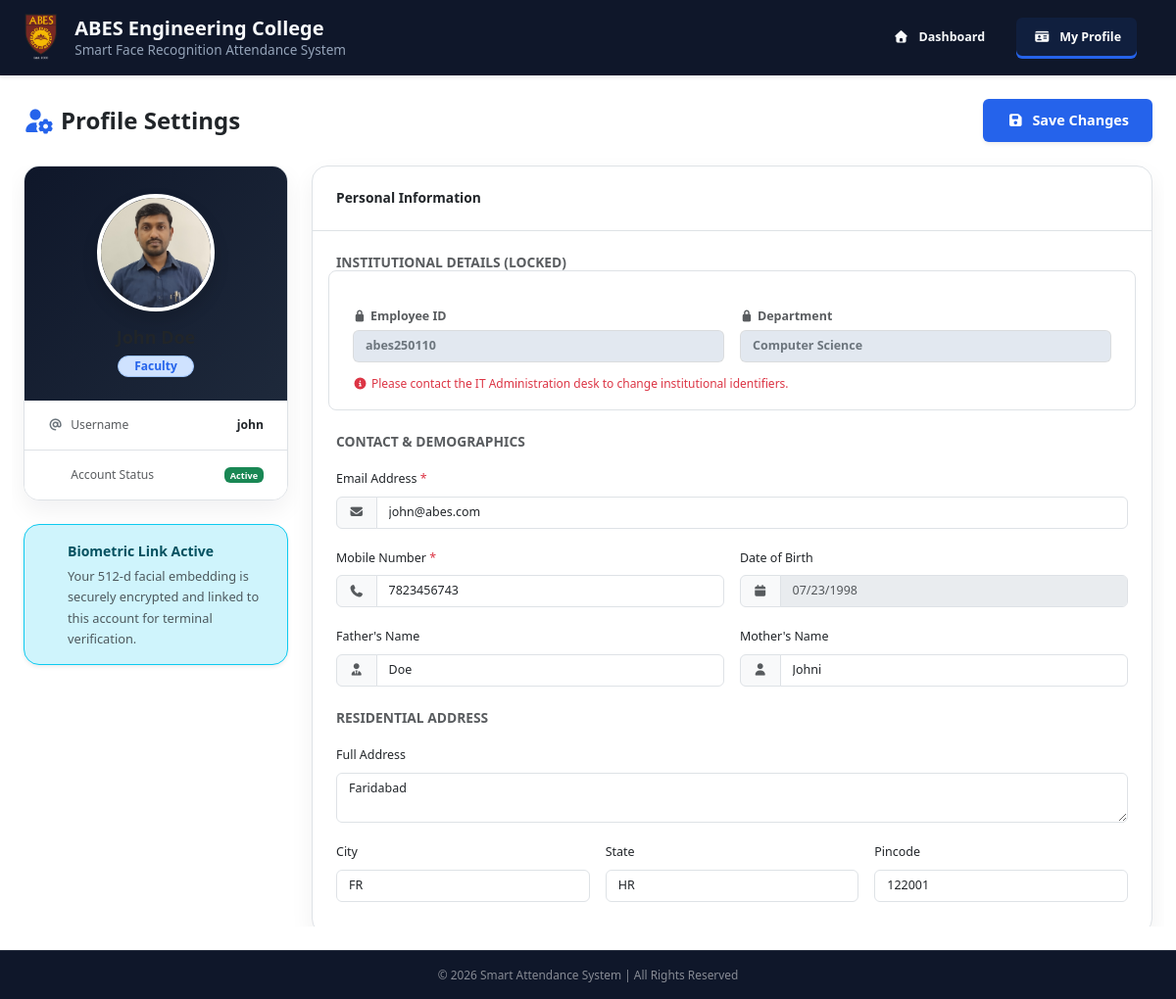
Screenshot of /profile (signed in) with the database file from the repository.
### models.py (models this page shows, shortened)
class User(UserMixin, db.Model):
    __tablename__ = 'users'
    id = db.Column(db.Integer, primary_key=True)
    username = db.Column(db.String(50), unique=True, nullable=False)
    email = db.Column(db.String(120), unique=True, nullable=False)
    password_hash = db.Column(db.String(255), nullable=False)
    role = db.Column(db.String(20), nullable=False)
    is_active = db.Column(db.Boolean, default=True)
    created_at = db.Column(db.DateTime, default=datetime.utcnow)
    password_updated_at = db.Column(db.DateTime, default=datetime.utcnow)
    student_profile = db.relationship(
        'Student', backref='user_account', uselist=False, cascade="all, delete-orphan")
    faculty_profile = db.relationship(
        'FacultyStaff', backref='user_account', uselist=False, cascade="all, delete-orphan")
    attendance_records = db.relationship(
        'AttendanceRecord', foreign_keys='AttendanceRecord.user_id', backref='student_user', lazy=True)
    operator_logs = db.relationship(
        'AttendanceRecord', foreign_keys='AttendanceRecord.marked_by_operator_id', backref='operator_user', lazy=True)

class FacultyStaff(db.Model):
    __tablename__ = 'faculty_staff'
    staff_id = db.Column(db.Integer, db.ForeignKey('users.id'), primary_key=True)
    employee_id = db.Column(db.String(50), unique=True, nullable=False)
    full_name = db.Column(db.String(100), nullable=False)
    gender = db.Column(db.String(15), nullable=False)
    dob = db.Column(db.Date, nullable=False)
    department_id = db.Column(db.Integer, db.ForeignKey('departments.id'), nullable=False)
    designation = db.Column(db.String(100), nullable=False)
    mobile_no = db.Column(db.String(15), nullable=False)
    father_name = db.Column(db.String(100), nullable=False)
    mother_name = db.Column(db.String(100), nullable=False)
    city = db.Column(db.String(50), nullable=False)
    state = db.Column(db.String(50), nullable=False)
    pin_code = db.Column(db.String(10), nullable=False)
    address = db.Column(db.Text, nullable=False)
    qualification = db.Column(db.String(100), nullable=False)
    photo_path = db.Column(db.String(255), nullable=True)
    encoding_path = db.Column(db.String(255), nullable=True)

class Department(db.Model):
    __tablename__ = 'departments'
    id = db.Column(db.Integer, primary_key=True)
    name = db.Column(db.String(100), unique=True, nullable=False)
    courses = db.relationship('Course', backref='department', lazy=True, cascade="all, delete-orphan")
    faculty_members = db.relationship('FacultyStaff', backref='department_info', lazy=True)

### routes/main.py (the view, shortened to what this page needs)
@main_bp.route('/profile', methods=['GET', 'POST'])
@login_required
def profile():
    if current_user.role == 'student':
        user_profile = current_user.student_profile
    else:
        user_profile = current_user.faculty_profile
    return render_template('profile.html', user=current_user)

### templates/profile.html (shortened to what this page needs)
{% extends "base.html" %}
{% block body_class %}profile-page-shell{% endblock %}
{% block header_actions %}
<a href="{{ url_for('main.attendance') }}" class="btn fw-semibold btn-header border-0 justify-content-start px-3">
    <i class="fa-solid fa-house me-2" style="width: 20px; text-align: center"></i>Dashboard
</a>
<a href="#" class="btn fw-semibold btn-header border-0 justify-content-start px-3 active">
    <i class="fa-solid fa-id-card me-2" style="width: 20px; text-align: center"></i>My Profile
</a>
{% endblock %}
{% block content %}
<div class="container-fluid py-4 px-md-4 d-flex flex-column flex-grow-1 overflow-hidden">
    <div class="d-flex justify-content-between align-items-center mb-4 flex-shrink-0">
        <h2 class="h4 profile-page-title fw-bold mb-0">
            <i class="fa-solid fa-user-gear text-primary me-2"></i>Profile Settings
        </h2>
        <button type="submit" form="profileForm" class="btn btn-primary profile-save-btn fw-semibold shadow-sm">
            <i class="fa-solid fa-floppy-disk me-2"></i>Save Changes
        </button>
    </div>
    {% set profile = current_user.student_profile if current_user.role == 'student' else current_user.faculty_profile %}
    {% set raw_path = profile.photo_path if profile else None %}
    {% set user_photo = raw_path.replace('\\', '/').split('/')[-1] if raw_path else None %}
    <div class="row g-4 flex-grow-1 overflow-hidden">
        <div class="col-lg-4 col-xl-3 h-100 overflow-y-auto pb-3">
            <div class="card profile-side-panel shadow-sm rounded-4 overflow-hidden mb-4">
                <div class="pt-5 pb-4 px-3 text-center position-relative"
                    style="background: linear-gradient(135deg, #0f172a 0%, #1e293b 100%)">
                    <img src="{{ url_for('static', filename='uploads/faces/' + user_photo) if user_photo else 'https://ui-avatars.com/api/?name=' + current_user.username|urlencode + '&background=2563eb&color=fff' }}"
                        alt="Profile Photo" class="rounded-circle object-fit-cover border border-4 border-white shadow "
                        style="width: 120px; height: 120px; margin-top: -20px;"
                        onerror="this.onerror=null; this.src='https://ui-avatars.com/api/?name={{ current_user.username|urlencode }}&background=2563eb&color=fff';">
                    <h5 class="fw-bold mt-3 mb-1">{{ profile.full_name | default(current_user.username) |
                        title }}</h5>
                    <span
                        class="badge bg-primary-subtle text-primary border border-primary-subtle px-3 py-1 rounded-pill">{{
                        current_user.role | title }}</span>
                </div>
                <div class="card-body p-0">
                    <ul class="list-group list-group-flush small">
                        <li class="list-group-item px-4 py-3 d-flex justify-content-between align-items-center">
                            <span class="text-muted fw-medium"><i
                                    class="fa-solid fa-at me-2 text-secondary"></i>Username</span>
                            <span class="fw-bold ">{{ current_user.username }}</span>
                        </li>
                        <li class="list-group-item px-4 py-3 d-flex justify-content-between align-items-center">
                            <span class="text-muted fw-medium">Account Status</span>
                            <span class="badge bg-success">Active</span>
                        </li>
                    </ul>
                </div>
            </div>
            <div class="alert alert-info border-info shadow-sm rounded-4 d-flex gap-3 align-items-start p-3 small mb-0">
                <div>
                    <strong class="d-block mb-1 ">Biometric Link Active</strong>
                    <span class="text-muted" style="font-size: 0.8rem;">Your 512-d facial embedding is securely
                        encrypted and linked to this account for terminal verification.</span>
                </div>
            </div>
        </div>
        <div class="col-lg-8 col-xl-9 h-100 pb-3">
            <form id="profileForm" action="{{ url_for('main.profile') }}" method="POST"
                class="card profile-main-panel shadow-sm rounded-4 h-100 d-flex flex-column">
                <div class="card-header border-bottom p-4 flex-shrink-0 rounded-top-4">
                    <h5 class="mb-0 fw-bold">Personal Information</h5>
                </div>
                <div class="card-body p-4 overflow-y-auto flex-grow-1 rounded-bottom-4">
                    <h6 class="text-muted fw-bold mb-3 small text-uppercase spacing-1">Institutional Details (Locked)
                    </h6>
                    <div class="row g-3 mb-4  p-3 rounded-3 border">
                        <div class="col-md-6">
                            <label class="form-label text-muted small fw-bold mb-1">
                                <i class="fa-solid fa-lock me-1" style="font-size: 0.7rem;"></i>{% if current_user.role
                                == 'student' %}Roll Number{% else %}Employee ID{% endif %}
                            </label>
                            <input type="text"
                                class="form-control text-secondary fw-bold border-secondary border-opacity-25"
                                style="background-color: #e2e8f0; cursor: not-allowed;"
                                value="{{ profile.roll_no if current_user.role == 'student' else profile.employee_id }}"
                                disabled readonly>
                        </div>
                        <div class="col-md-6">
                            <label class="form-label text-muted small fw-bold mb-1">
                                <i class="fa-solid fa-lock me-1" style="font-size: 0.7rem;"></i>{% if current_user.role
                                == 'student' %}Branch / Course{% else %}Department{% endif %}
                            </label>
                            <input type="text"
                                class="form-control text-secondary fw-bold border-secondary border-opacity-25"
                                style="background-color: #e2e8f0; cursor: not-allowed;"
                                value="{{ profile.course_info.name if current_user.role == 'student' and profile.course_info else (profile.department_info.name if profile.department_info else '') }}"
                                disabled readonly>
                        </div>
                        <div class="col-12 mt-2">
                            <span class="text-danger" style="font-size: 0.75rem;"><i
                                    class="fa-solid fa-circle-info me-1"></i>Please contact the IT Administration desk
                                to change institutional identifiers.</span>
                        </div>
                    </div>
                    <h6 class="text-muted fw-bold mb-3 small text-uppercase spacing-1">Contact & Demographics</h6>
                    <div class="row g-3 mb-4">
                        <div class="col-md-12">
                            <label for="email" class="form-label small fw-medium ">Email Address <span
                                    class="text-danger">*</span></label>
                            <div class="input-group">
                                <span class="input-group-text  text-muted"><i class="fa-solid fa-envelope"></i></span>
                                <input type="email" class="form-control" id="email" name="email"
                                    value="{{ current_user.email }}" required>
                            </div>
                        </div>
                        <div class="col-md-6">
                            <label for="mobile_no" class="form-label small fw-medium ">Mobile Number <span
                                    class="text-danger">*</span></label>
                            <div class="input-group">
                                <span class="input-group-text  text-muted"><i class="fa-solid fa-phone"></i></span>
                                <input type="tel" class="form-control" id="mobile_no" name="mobile_no"
                                    value="{{ profile.mobile_no }}" required>
                            </div>
                        </div>
                        <div class="col-md-6">
                            <label for="dob" class="form-label small fw-medium ">Date of Birth</label>
                            <div class="input-group">
                                <span class="input-group-text  text-muted"><i class="fa-solid fa-calendar"></i></span>
                                <input type="date" class="form-control  text-muted" id="dob" value="{{ profile.dob }}"
                                    disabled>
                            </div>
                        </div>
                        <div class="col-md-6">
                            <label for="father_name" class="form-label small fw-medium ">Father's Name</label>
                            <div class="input-group">
                                <span class="input-group-text  text-muted"><i class="fa-solid fa-user-tie"></i></span>
                                <input type="text" class="form-control" id="father_name" name="father_name"
                                    value="{{ profile.father_name }}">
                            </div>
                        </div>
                        <div class="col-md-6">
                            <label for="mother_name" class="form-label small fw-medium ">Mother's Name</label>
                            <div class="input-group">
                                <span class="input-group-text  text-muted"><i class="fa-solid fa-user-large"></i></span>
                                <input type="text" class="form-control" id="mother_name" name="mother_name"
                                    value="{{ profile.mother_name }}">
                            </div>
                        </div>
                    </div>
                    <h6 class="text-muted fw-bold mb-3 small text-uppercase spacing-1">Residential Address</h6>
                    <div class="row g-3 mb-2">
                        <div class="col-12">
                            <label for="address" class="form-label small fw-medium ">Full Address</label>
                            <textarea class="form-control" id="address" name="address"
                                rows="2">{{ profile.address }}</textarea>
                        </div>
                        <div class="col-md-4">
                            <label for="city" class="form-label small fw-medium ">City</label>
                            <input type="text" class="form-control" id="city" name="city" value="{{ profile.city }}">
                        </div>
                        <div class="col-md-4">
                            <label for="state" class="form-label small fw-medium ">State</label>
                            <input type="text" class="form-control" id="state" name="state" value="{{ profile.state }}">
                        </div>
                        <div class="col-md-4">
                            <label for="pin_code" class="form-label small fw-medium ">Pincode</label>
                            <input type="text" class="form-control" id="pin_code" name="pin_code"
                                value="{{ profile.pin_code }}">
                        </div>
                    </div>
                </div>
            </form>
        </div>
    </div>
</div>
{% endblock %}

### templates/base.html (shortened to what this page needs)
<!doctype html>
<html lang="en">
<head>
  <link rel="stylesheet" href="{{ url_for('static', filename='css/bootstrap.min.css') }}" />
  <link rel="stylesheet" href="{{ url_for('static', filename='css/all.min.css') }}" />
  <link rel="stylesheet" href="{{ url_for('static', filename='css/style.css') }}" />
</head>
<body class="{% block body_class %}{% endblock %}">
  <header class="navbar navbar-expand-lg navbar-dark px-3 px-md-4">
    <div class="container-fluid p-0 d-flex align-items-center justify-content-between">
      <a class="navbar-brand d-flex align-items-center gap-3 m-0" href="{{ url_for('main.index') }}">
        <div class="header-logo">
          <img class="img-fluid" src="{{ url_for('static', filename='images/Logo.png') }}" alt="ABES Logo" />
        </div>
        <div class="college-info d-flex flex-column">
          <span class="college-name">ABES Engineering College</span>
          <span class="system-subtitle">Smart Face Recognition Attendance System</span>
        </div>
      </a>
      <div class="collapse navbar-collapse justify-content-end order-lg-2" id="navDrawer">
        <div
          class="d-flex flex-column flex-lg-row align-items-stretch align-items-lg-center gap-2 gap-lg-3 my-2 my-lg-0">
          {% block header_actions %}{% endblock %}
        </div>
      </div>
    </div>
  </header>
  {% include 'components/toast.html' %}
  {% block content %}{% endblock %}
  <footer class="py-3 w-100 text-center text-white mt-auto" style="background-color: #0f172a;">
    <div class="container small text-white-50">
      &copy; {{ current_year }} Smart Attendance System | All Rights Reserved
    </div>
  </footer>
</body>
</html>

### templates/components/toast.html (shortened to what this page needs)
<div class="toast-container position-fixed end-0 p-3" style="bottom: 80px; z-index: 1090;" id="globalToastContainer">
</div>

### rows the page displays
User: username|urlencode (picture), role "Faculty", username "john", role.employee_id "abes250110", course_info "Computer Science", email "john@abes.com"
FacultyStaff: mobile_no "7823456743", dob "07/23/1998", father_name "Doe", mother_name "Johni", address "Faridabad", city "FR", state "HR", pin_code "122001"
